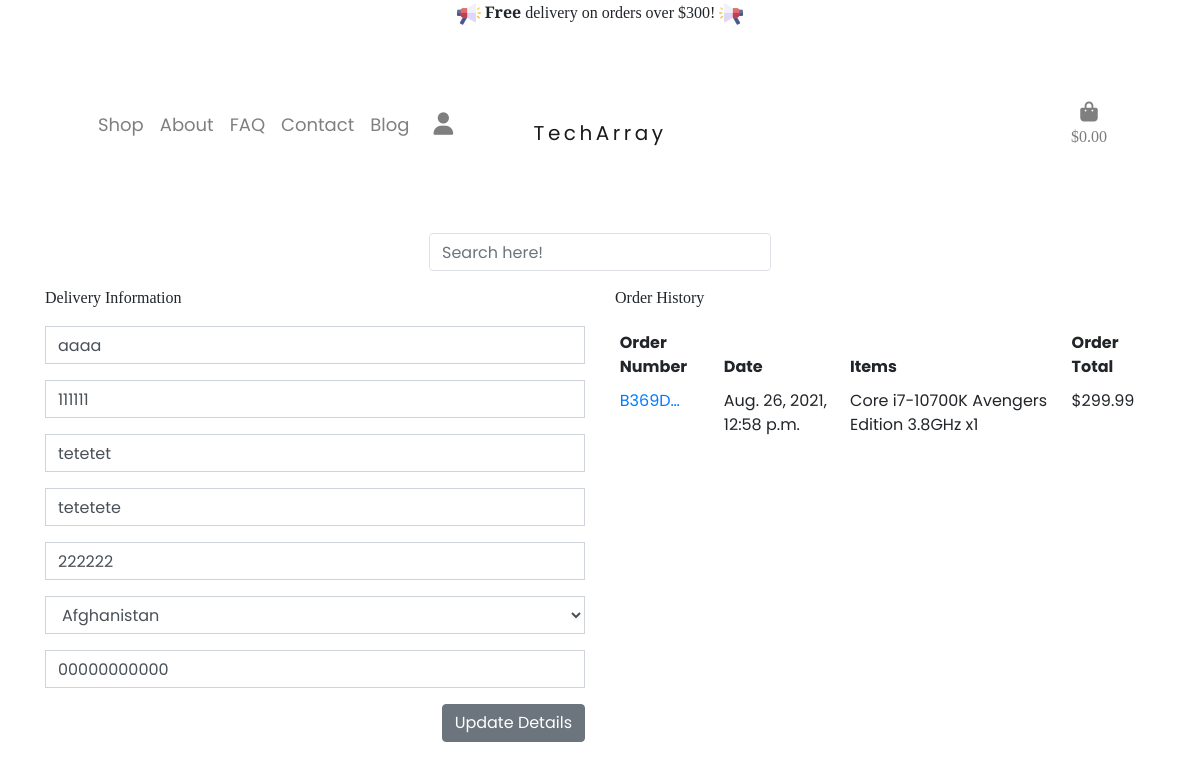
The app's page /profile/ (signed in) with its own data.
### profiles/models.py (models this page shows, shortened)
class UserProfile(models.Model):
    user = models.OneToOneField(User, on_delete=models.CASCADE)
    default_street_address1 = models.CharField(max_length=80, null=True, blank=True)
    default_street_address2 = models.CharField(max_length=80, null=True, blank=True)
    default_town_or_city = models.CharField(max_length=40, null=True, blank=True)
    default_county = models.CharField(max_length=80, null=True, blank=True)
    default_postcode = models.CharField(max_length=20, null=True, blank=True)
    default_country = CountryField(blank_label='Country', null=True, blank=True)
    default_phone_number = models.CharField(max_length=20, null=True, blank=True)

### checkout/models.py (models this page shows, shortened)
class Order(models.Model):
    order_number = models.CharField(max_length=32, null=False, editable=False)
    user_profile = models.ForeignKey(
        UserProfile, on_delete=models.SET_NULL,
        null=True, blank=True, related_name='orders')
    full_name = models.CharField(max_length=50, null=False, blank=False)
    email = models.EmailField(max_length=254, null=False, blank=False)
    phone_number = models.CharField(max_length=20, null=False, blank=False)
    country = CountryField(blank_label='Country *', null=False, blank=False)
    postcode = models.CharField(max_length=20, null=True, blank=True)
    town_or_city = models.CharField(max_length=40, null=False, blank=False)
    street_address1 = models.CharField(max_length=80, null=False, blank=False)
    street_address2 = models.CharField(max_length=80, null=True, blank=True)
    county = models.CharField(max_length=80, null=True, blank=True)
    date = models.DateTimeField(auto_now_add=True)
    delivery_cost = models.DecimalField(
        max_digits=6, decimal_places=2, null=False, default=0)
    order_total = models.DecimalField(
        max_digits=10, decimal_places=2, null=False, default=0)
    grand_total = models.DecimalField(
        max_digits=10, decimal_places=2, null=False, default=0)
    original_bag = models.TextField(null=False, blank=False, default='')
    stripe_pid = models.CharField(
        max_length=254, null=False, blank=False, default='')

class OrderLineItem(models.Model):
    order = models.ForeignKey(
        Order, null=False, blank=False, on_delete=models.CASCADE, related_name='lineitems') or 0
    product = models.ForeignKey(
        Product, null=False, blank=False, on_delete=models.CASCADE)
    quantity = models.IntegerField(null=False, blank=False, default=0)
    lineitem_total = models.DecimalField(
        max_digits=6, decimal_places=2, null=False, blank=False, editable=False)

### products/models.py (models this page shows, shortened)
class Product(models.Model):
    category = models.ForeignKey('Category', null=True, blank=True, on_delete=models.SET_NULL)
    name = models.CharField(max_length=254)
    description = models.TextField()
    price = models.DecimalField(max_digits=6, decimal_places=2)
    image = models.ImageField(null=True, blank=True)

### profiles/views.py (the view)
# urls.py: path('', views.profile, name='profile'),
@login_required
def profile(request):
    profile = get_object_or_404(UserProfile, user=request.user)
    if request.method == 'POST':
        form = UserProfileForm(request.POST, instance=profile)
        if form.is_valid():
            form.save()
            messages.success(request, 'Profile updated successfully')
        else:
            messages.error(request, 'Update failed. Please ensure the form is valid.')
    else:
        form = UserProfileForm(instance=profile)
    orders = profile.orders.all()
    template = 'profiles/profile.html'
    context = {
        'form': form,
        'orders': orders,
        'on_profile_page': True
    }
    return render(request, template, context)

### profiles/forms.py
class UserProfileForm(forms.ModelForm):
    class Meta:
        model = UserProfile
        exclude = ('user',)
    def __init__(self, *args, **kwargs):
        super().__init__(*args, **kwargs)
        placeholders = {
            'default_email': 'Email Address',
            'default_phone_number': 'Phone Number',
            'default_postcode': 'Postal Code',
            'default_town_or_city': 'Town or City',
            'default_street_address1': 'Street Address 1',
            'default_street_address2': 'Street Address 2',
            'default_county': 'County, State or Locality',
        }
        for field in self.fields:
            if field != 'default_country':
                if self.fields[field].required:
                    placeholder = f'{placeholders[field]} *'
                else:
                    placeholder = placeholders[field]
                self.fields[field].widget.attrs['placeholder'] = placeholder
            self.fields[field].widget.attrs['class'] = 'border-black rounded-0 profile-form-input'
            self.fields[field].label = False

### bag/contexts.py (called while the page is built, shortened)
def bag_contents(request):
    bag_items = []
    total = 0
    product_count = 0
    bag = request.session.get('bag', {})
    if total < settings.FREE_DELIVERY_THRESHOLD:
        delivery = total * Decimal(settings.STANDARD_DELIVERY_PERCENTAGE / 100)
        free_delivery_delta = settings.FREE_DELIVERY_THRESHOLD - total
    else:
        delivery = 0
        free_delivery_delta = 0
    grand_total = delivery + total
    context = {
        'bag_items': bag_items,
        'total': total,
        'product_count': product_count,
        'delivery': delivery,
        'free_delivery_delta': free_delivery_delta,
        'free_delivery_threshold': settings.FREE_DELIVERY_THRESHOLD,
        'grand_total': grand_total,
    }
    return context

### profiles/templates/profiles/profile.html
{% extends "base.html" %} {% load static %} {% block content %}
{% block extracss %}
<link rel="stylesheet" href="{% static 'profiles/css/profile.css' %}" />
{% endblock %}
<div class="container container-padding bag-container">
  <div class="row">
    <div class="col">
      <h2>My Profile</h2>
    </div>
  </div>
  <div class="row">
    <div class="col-12 col-lg-6">
      <p>Delivery Information</p>
      <form class="mt-3" action="{% url 'profile' %}" method="POST" id="profile-update-form">
        {% csrf_token %} {{ form|crispy }}
        <button class="btn btn-secondary float-right">
          Update Details
        </button>
      </form>
    </div>
    <div class="col-12 col-lg-6">
      <p>Order History</p>
      <div class="order-history table-responsive">
        <table class="table table-sm table-borderless">
          <thead>
            <tr>
              <th>Order Number</th>
              <th>Date</th>
              <th>Items</th>
              <th>Order Total</th>
            </tr>
          </thead>
          <tbody>
            {% for order in orders %}
            <tr>
              <td>
                <a href="{% url 'order_history' order.order_number %}" title="{{ order.order_number }}">
                  {{ order.order_number|truncatechars:6 }}
                </a>
              </td>
              <td>{{ order.date }}</td>
              <td>
                <ul class="list-unstyled">
                  {% for item in order.lineitems.all %}
                  <li>{{ item.product.name }} x{{ item.quantity }}</li>
                  {% endfor %}
                </ul>
              </td>
              <td>${{ order.grand_total }}</td>
            </tr>
            {% endfor %}
          </tbody>
        </table>
      </div>
    </div>
  </div>
</div>
{{ profile }} {% endblock %}

### static/css/base.css (style rules this page uses)
* { margin: 0; padding: 0; }
html, body { width: auto; overflow-x: hidden!important ; }
body { font-family: 'Poppins', serif; }
p { font-family: 'Spectral', serif; font-weight: 500 !important; }
h2 { color: #5a5656; }
select, select option { color: black; }
.container-padding { padding-top: 15em; }

### profiles/static/profiles/css/profile.css (style rules this page uses)
.order-history { max-height: 416px; overflow-y: auto; }

### records on screen
UserProfile: default_street_address1 "aaaa", default_street_address2 "111111", default_town_or_city "tetetet", default_county "tetetete", default_postcode "222222", default_country "Afghanistan", default_phone_number "00000000000"
Order: order_number "B369D…", date "Aug. 26, 2021, 12:58 p.m.", grand_total "299.99"
OrderLineItem: product.name "Core i7-10700K Avengers Edition 3.8GHz", quantity "1"

### other values on screen
{{ free_delivery_threshold }} "300"
